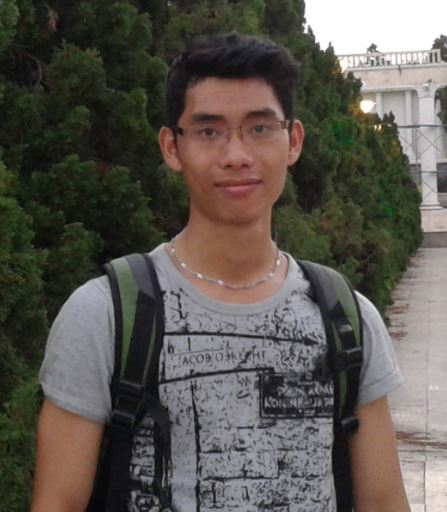
#> input picture LeoNguyen.JPG, 447 x 512 px, found by its file name
$ python Traslationimg.py
#> lines starting #> are read from the running program, lines starting #| are printed output that depends on the picture
import cv2
import numpy as np

img = cv2.imread('LeoNguyen.jpg')
#> img is the input picture: shape (512, 447, 3); mean B, G, R 80, 86.7, 92
num_rows, num_cols = img.shape[:2]
#> num_rows = 512; num_cols = 447

translation_matrix = np.float32([ [1,0,70], [0,1,110] ])
img_translation = cv2.warpAffine(img, translation_matrix, (num_cols, num_rows))
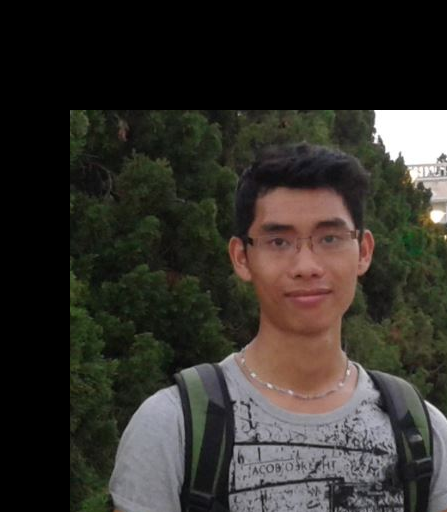
#> img_translation: shape (512, 447, 3); mean B, G, R 42.9, 48.1, 51
cv2.imshow('Orginal img',img)
cv2.imshow('Translation', img_translation)
cv2.waitKey()

$ run again, with Halo.jpg copied over LeoNguyen.JPG
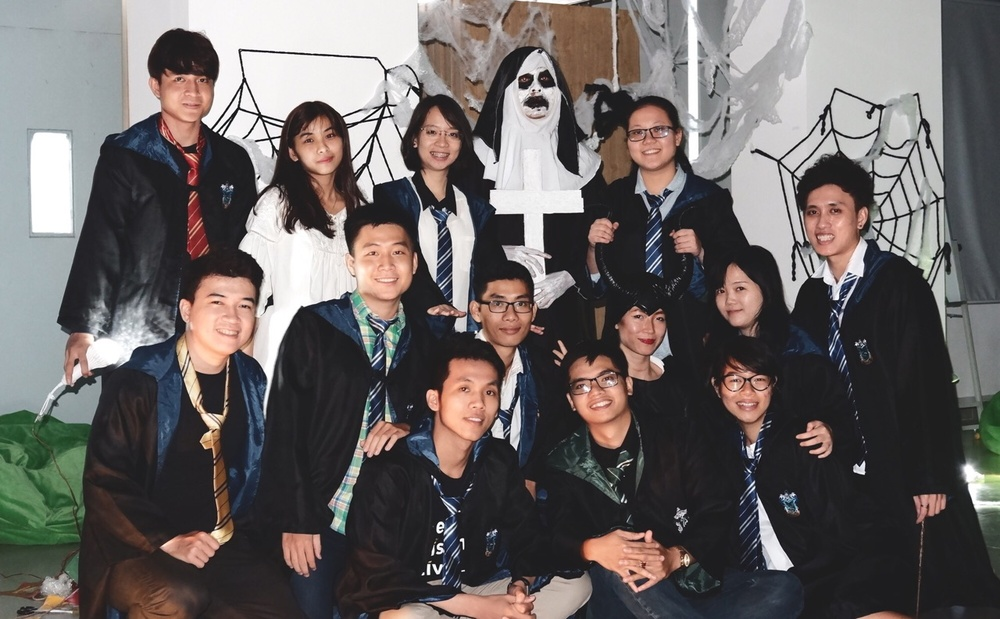
#> input picture Halo.jpg, 1000 x 619 px, shrunk from 1280 x 792 before the run, found by its file name
#> img is the input picture: shape (619, 1000, 3); mean B, G, R 98.6, 99.8, 105.2
#> `img_translation = cv2.warpAffine(img, translation_matrix, (num_cols, n..`:
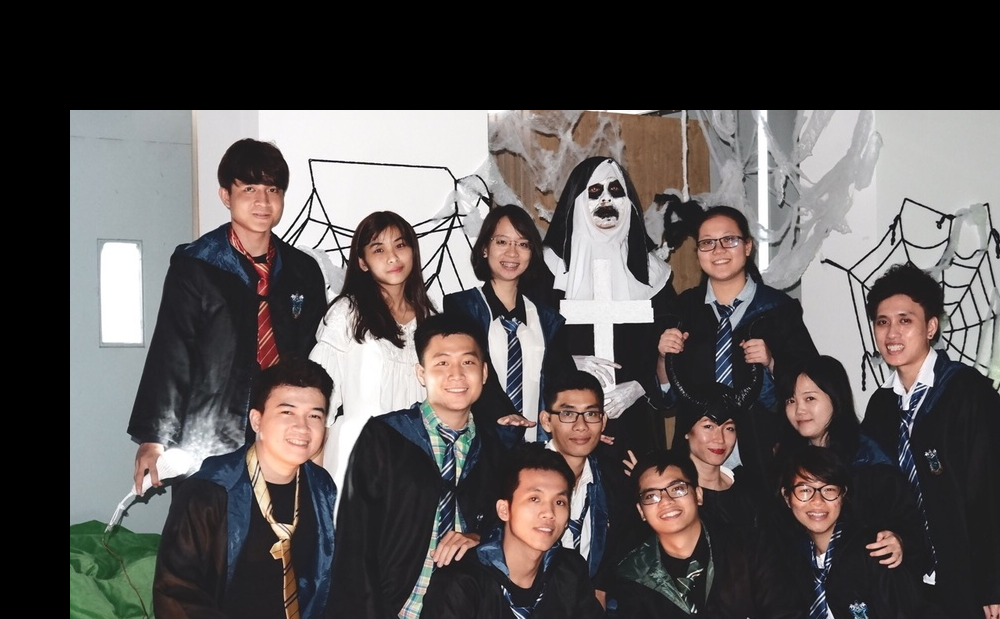
#> img_translation: shape (619, 1000, 3); mean B, G, R 83.5, 84.3, 88.9
